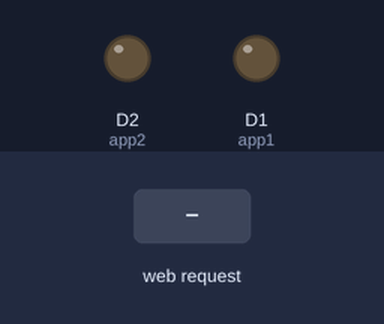
Bench run of a sketch on a simulated ESP8266 (NodeMCU). Parts: output pins drawn as LEDs (lit = HIGH). The inputs (shaded band) are chosen by the test bench. WiFi joins after 1.5 s; servers stay silent unless stated; what the sketch prints to the serial monitor is not drawn.

Above: at 2.7 s.
2.8 s: HTTP request GET /app1/on received
At 3.2 s:
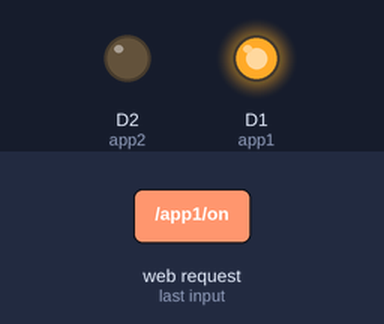
4.3 s: HTTP request GET /app2/on received
At 5.5 s:
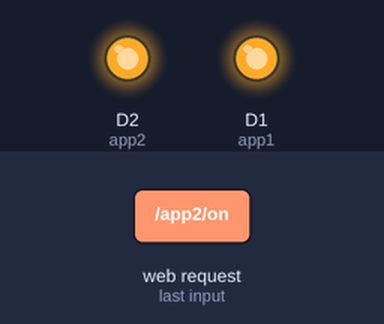
5.8 s: HTTP request GET /app1/off received
At 6.7 s:
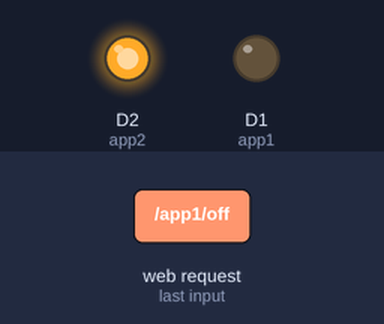
7.3 s: HTTP request GET /app2/off received
At 7.8 s:
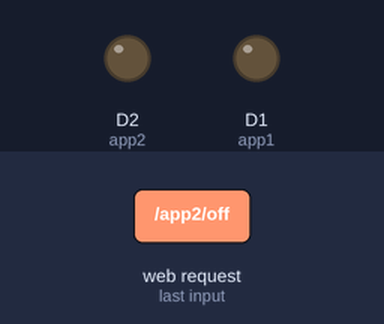
Timing chart, 0 to 9.8 s (numbered marks = the images above; inputs shaded):
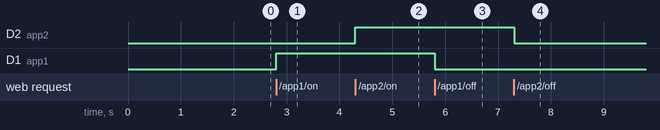

The sketch:

HomeNode.ino
```cpp
#include <ESP8266WiFi.h>

// Add wifi access point credentiaals
const char* ssid     = "dlink";
const char* password = "avi4209211";

WiFiServer server(80);// Set port to 80


String header; // This storees the HTTP request

// Declare the pins to which the appliances are connected via relays
int app1 = D1; //appliance 1
int app2 = D2; //appliance 2`
//you can add more more appliances below.

String app1state = "off";// state of appliance1
String app2state = "off";// state of appliance2


void setup() {
  Serial.begin(115200);
 // Set the pinmode of the pins to which the LEDs are connected and turn them low to prevent flunctuations
  pinMode(app1, OUTPUT);
  pinMode(app2, OUTPUT);
  digitalWrite(app1, LOW);
  digitalWrite(app2, LOW);
  //connect to access point
  WiFi.begin(ssid, password);
  Serial.print("Connecting to ");
  Serial.println(ssid);
  while (WiFi.status() != WL_CONNECTED) {
    delay(500);
    Serial.print(".");
  }
  // Print local IP address and start web server
  Serial.println("");
  Serial.println("WiFi connected.");
  Serial.println("IP address: ");
  Serial.println(WiFi.localIP());// this will display the Ip address of the Pi which should be entered into your browser
  server.begin();
}

void loop(){
  WiFiClient client = server.available();   // Listen for incoming clients

  if (client) {                             // If a new client connects,
    String currentLine = "";                // make a String to hold incoming data from the client
    while (client.connected()) {            // loop while the client's connected
      if (client.available()) {             // if there's bytes to read from the client,
        char c = client.read();             // read a byte, then
        Serial.write(c);                    // print it out the serial monitor
        header += c;
        if (c == '\n') {                    // if the byte is a newline character
          // if the current line is blank, you got two newline characters in a row.
          // that's the end of the client HTTP request, so send a response:
          if (currentLine.length() == 0) {
            // HTTP headers always start with a response code (e.g. HTTP/1.1 200 OK)
            // and a content-type so the client knows what's coming, then a blank line:
            client.println("HTTP/1.1 200 OK");
            client.println("Content-type:text/html");
            client.println("Connection: close");
            client.println();

            // turns the GPIOs on and off
            if (header.indexOf("GET /app1/on") >= 0) {
              Serial.println("App 1 on");
              app1state = "on";
              digitalWrite(app1, HIGH);
            } else if (header.indexOf("GET /app1/off") >= 0) {
              Serial.println("App 1 off");
              app1state = "off";
              digitalWrite(app1, LOW);
            } else if (header.indexOf("GET /app2/on") >= 0) {
              Serial.println("App 2 on");
              app2state = "on";
              digitalWrite(app2, HIGH);
            } else if (header.indexOf("GET /app2/off") >= 0) {
              Serial.println("App 2 off");
              app2state = "off";
              digitalWrite(app2, LOW);
            }

            // Display the HTML web page
            client.println("<!DOCTYPE html><html>");
            client.println("<head><meta name=\"viewport\" content=\"width=device-width, initial-scale=1\">");
            client.println("<link rel=\"icon\" href=\"data:,\">");
            // CSS to style the on/off buttons
            // Feel free to change the background-color and font-size attributes to fit your preferences
            client.println("<style>html { font-family: Helvetica; display: inline-block; margin: 0px auto; text-align: center;}");
            client.println(".button { background-color: #195B6A; border: none; color: white; padding: 16px 40px;");
            client.println("text-decoration: none; font-size: 30px; margin: 2px; cursor: pointer;}");
            client.println(".button2 {background-color: #77878A;}</style></head>");

            // Web Page Heading
            client.println("<body><h1>ESP8266 Web Server</h1>");

            // Display current state, and ON/OFF buttons for GPIO 5
            client.println("<p>app1 - State " + app1state + "</p>");
            // If Appliance 1 is off, it displays the ON button
            if (app1state == "off") {
              client.println("<p><a href=\"/app1/on\"><button class=\"button\">ON</button></a></p>");
            } else {
              client.println("<p><a href=\"/app1/off\"><button class=\"button button2\">OFF</button></a></p>");
            }

            // Display current state, and ON/OFF buttons for GPIO 4
            client.println("<p>app2 - State " + app2state + "</p>");
            // If Appliance 2 is off, it displays the ON button
            if (app2state == "off") {
              client.println("<p><a href=\"/app2/on\"><button class=\"button\">ON</button></a></p>");
            } else {
              client.println("<p><a href=\"/app2/off\"><button class=\"button button2\">OFF</button></a></p>");
            }
            client.println("</body></html>");

            // The HTTP response ends with another blank line
            client.println();
            // Break out of the while loop
            break;
          } else { // if you got a newline, then clear currentLine
            currentLine = "";
          }
        } else if (c != '\r') {  // if you got anything else but a carriage return character,
          currentLine += c;      // add it to the end of the currentLine
        }
      }
    }
    // Clear the header variable
    header = "";
    // Close the connection
    client.stop();
    Serial.println("Client disconnected.");
    Serial.println("");
  }
}
```

Measured:
- after the input at 2.8 s, D1 (app1): LOW → HIGH at once
- after the input at 4.3 s, D2 (app2): LOW → HIGH at once
- after the input at 5.8 s, D1 (app1): HIGH → LOW at once
- after the input at 7.3 s, D2 (app2): HIGH → LOW at once
